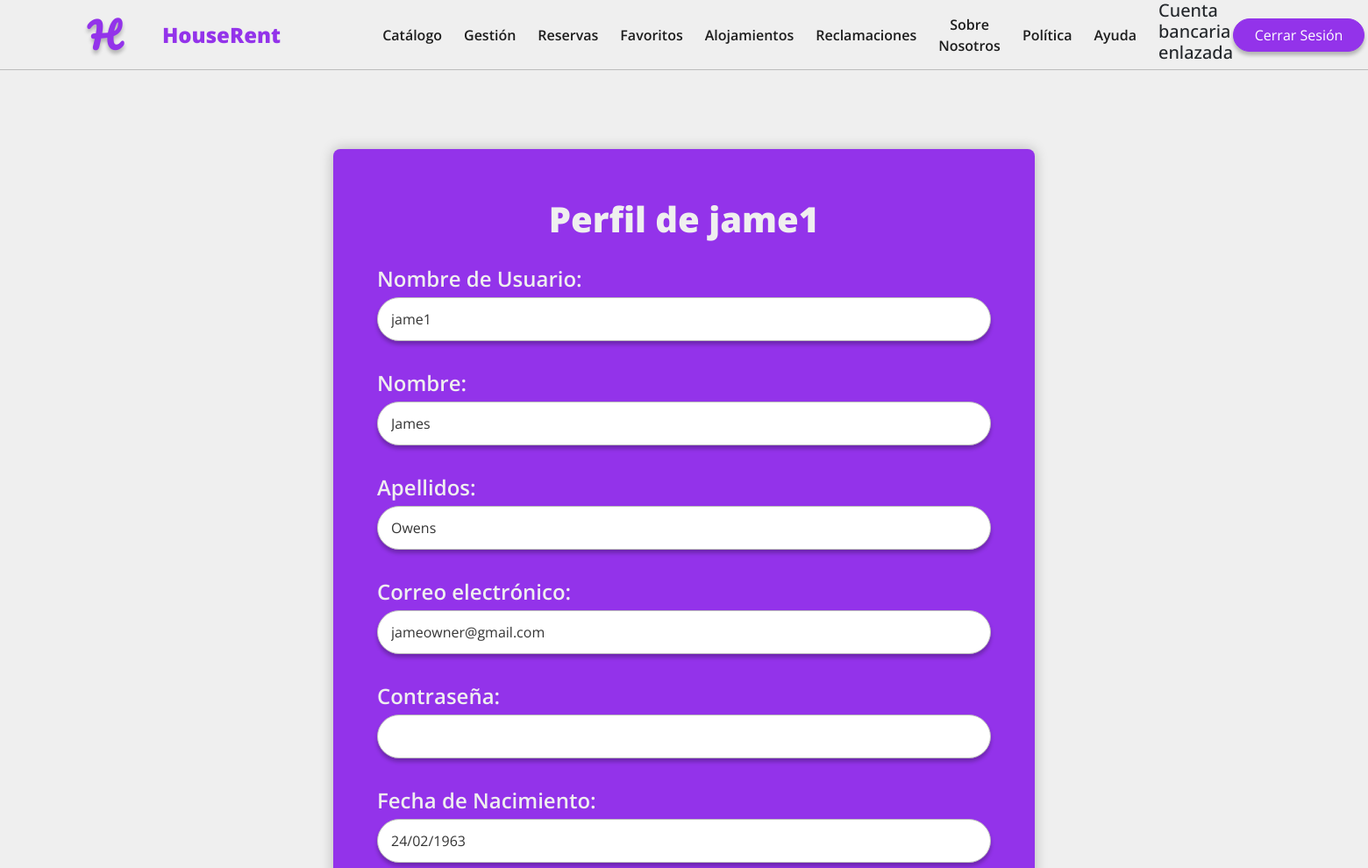
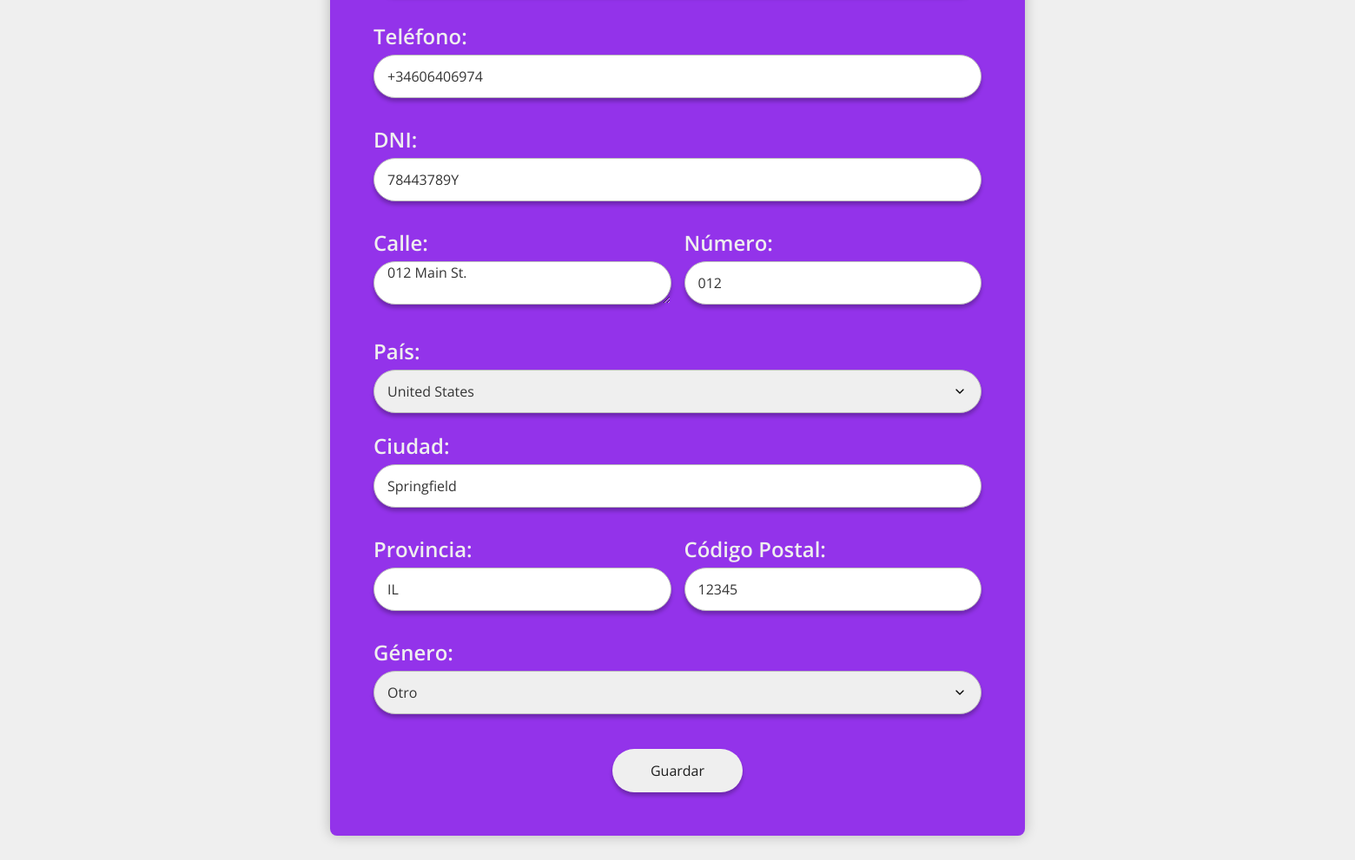
/profile/ (signed in), run on the app's committed database (2 pictures, top to bottom).
### apps/core/models.py (models this page shows, shortened)
class CustomUser(AbstractUser):
    first_name = models.CharField(max_length=150, blank=False, null=False)
    last_name = models.CharField(max_length=150, blank=False, null=False)
    username = models.CharField(
        max_length=150,
        unique=True,
        null=True,
        blank=True,
    )
    birth_date = models.DateField(blank=False, null=False)
    phone = PhoneNumberField(blank=False, null=False)
    address = models.ForeignKey(Address, on_delete=models.CASCADE, blank=False, null=True)
    dni = models.CharField(
        max_length=9,
        unique=True,
        blank=False,
        null=False,
        validators=[
            RegexValidator(
                regex='^\d{8}[a-zA-Z]$',
                message='Introducza un DNI válido',
                code='invalid_dni'
                )
            ])
    gender = models.CharField(max_length=16, choices=Gender.choices(), blank=False, null=False)
    request = models.CharField(max_length=16, choices=Request.choices(), default=Request.NOT_REQUESTED)
    stripe_id=models.CharField(max_length=40, blank=True,unique=True, null=True)
    class Meta:
        verbose_name = "Usuario"
        verbose_name_plural = "Usuarios"
        indexes = [
            models.Index(fields=['dni']),
            models.Index(fields=['phone']),
        ]

class Address(models.Model):
    street_number = models.CharField(max_length=8, blank=False, null=False)
    address_line = models.TextField(blank=False, null=False)
    city = models.CharField(max_length=256, blank=False, null=False)
    region = models.CharField(max_length=256, blank=False, null=False)
    country = CountryField(blank_label='(seleccionar país)', blank=False, null=False)
    postal_code = models.CharField(max_length=16, blank=False, null=False)
    class Meta:
        verbose_name = "Dirección"
        verbose_name_plural = "Direcciones"
        indexes = [
            models.Index(fields=['city']),
            models.Index(fields=['region']),
            models.Index(fields=['postal_code'])
        ]

### apps/core/views.py (the view, shortened to what this page needs)
# urls.py: path('profile/',views.ProfileView.as_view(),name='profile'),
@method_decorator(login_required, name='dispatch')
class ProfileView(View):
    def get_template(self):
        return 'core/profile.html'
    def get(self, request, *args, **kwargs):
        user = get_object_or_404(CustomUser, pk=request.user.id)
        customUserForm = CustomUserForm(instance=user)
        addressForm = AddressForm(instance=user.address)
        context = {
            'user_form': customUserForm,
            'address_form': addressForm,
        }
        return render(self.request, self.get_template(), context)

### apps/core/forms.py
class CustomUserForm(forms.ModelForm):
    phone = PhoneNumberField(widget=PhoneNumberPrefixWidget(attrs={'class': 'input'}, initial='ES'))
    password = forms.CharField(
        widget=forms.PasswordInput(attrs={'class': 'input'}),
        required=True,
        label='Password'
    )
    class Meta:
        model = CustomUser
        fields = ['username', 'email', 'first_name', 'last_name', 'birth_date', 'phone', 'dni', 'gender']
    def __init__(self, *args, **kwargs):
        super(CustomUserForm, self).__init__(*args, **kwargs)
        for fieldname, field in self.fields.items():
            field.widget.attrs.update({'class': 'input'})

class AddressForm(forms.ModelForm):
    country = CountryField().formfield(widget=forms.Select(attrs={'class': 'input'}))
    class Meta:
        model = Address
        fields = ['street_number', 'address_line', 'country', 'region', 'city', 'postal_code']
    def __init__(self, *args, **kwargs):
        super(AddressForm, self).__init__(*args, **kwargs)
        for fieldname, field in self.fields.items():
            field.widget.attrs.update({'class': 'input'})

### templates/core/profile.html (shortened to what this page needs)
{% extends 'base_generic.html' %}
{% load static %}
{% block content %}
<div class="profile">
    <section class="contenedor">
        <header>Perfil de {{ user.username }}</header>
        <form method="post" action="{% url 'profile' %}" class="formulario">
            <div class="entrada">
                <label for="username">Nombre de Usuario:</label>
                {{ user_form.username }}
            </div>
            <div class="entrada">
                <label for="first_name">Nombre:</label>
                {{ user_form.first_name }}
            </div>
            <div class="entrada">
                <label for="last_name">Apellidos:</label>
                {{ user_form.last_name }}
            </div>
            <div class="entrada">
                <label for="email">Correo electrónico:</label>
                {{ user_form.email }}
            </div>
            <div class="entrada">
                <label for="password">Contraseña:</label>
                {{ user_form.password }}
            </div>
            <div class="entrada">
                <label for="birth_date">Fecha de Nacimiento:</label>
                {{ user_form.birth_date }}
            </div>
            <div class="entrada">
                <label for="phone">Teléfono:</label>
                {{ user_form.phone }}
            </div>
            <div class="entrada">
                <label for="dni">DNI:</label>
                {{ user_form.dni }}
            </div>
            <div class="columna">
                <div class="entrada">
                    <label for="address_line">Calle:</label>
                    {{ address_form.address_line }}
                </div>
                <div class="entrada">
                    <label for="street_number">Número:</label>
                    {{ address_form.street_number }}
                </div>
            </div>
            <div class="entrada">
                <label for="country">País:</label>
                {{ address_form.country }}
            </div>
            <div class="entrada">
                <label for="city">Ciudad:</label>
                {{ address_form.city }}
            </div>
            <div class="columna">
                <div class="entrada">
                    <label for="region">Provincia:</label>
                    {{ address_form.region }}
                </div>
                <div class="entrada">
                    <label for="postal_code">Código Postal:</label>
                    {{ address_form.postal_code }}
                </div>
            </div>
            <div class="columna">
                <div class="entrada">
                <label for="gender">Género:</label>
                {{user_form.gender}}
                </div>
            </div>
            <div class="d-flex justify-content-center">
                <button type="submit" class="btn btn-secondary">Guardar</button>
            </div>
        </form>
    </section>
</div>
{% endblock %}

### static/css/var.css (style rules this page uses)
:root { --c1: #EFEFEF; --c2: #BCBCBC; --c3: #343434; --c4: #1D1D1D; --c5: #9333EA; --c6: #9e1d1d; --f1: 2.5rem; --f2: 1.5rem; --f3: 1rem; --f4: 0.8rem; --f5: 0.6rem; --w1: 800; --w2: 600; --w3: 400; --navbar-altura: 80px; --content-padding: 50px; }

### static/css/navbar.css (style rules this page uses)
* { margin: 0; padding: 0; box-sizing: border-box; font-family: 'Open Sans', sans-serif !important; }
body { background-color: var(--c1) !important; }
.btn-secondary { background-color: var(--c1) !important; border-color: var(--c4) !important; color: var(--c4) !important; border-radius: 30px !important; box-shadow: 0px 4px 4px 0px rgba(0, 0, 0, 0.25) !important; font-size: var(--f3) !important; font-weight: var(--w3) !important; width: fit-content !important; min-width: 150px !important; height: 50px !important; }
.input { border-radius: 30px !important; box-shadow: 0px 4px 4px 0px rgba(0, 0, 0, 0.25); min-height: 50px; height: 50px; padding: 0 15px !important; color: var(--c3) !important; margin: 0 0 10px 0 !important; width: 100%; border: 1px solid var(--c2) !important; }
select { display: block; appearance: none; background-repeat: no-repeat; background-position: right 1rem center; background-size: 1em; }
.contenedor { position: relative; max-width: 700px; width: 100%; background: var(--c5); padding: 25px 100px 25px 100px; border-radius: 30px; color: var(--c1) !important; box-shadow: 0px 4px 4px 0px rgba(0, 0, 0, 0.25); }
.entrada label { font-size: var(--f2); font-weight: var(--w2); width: 100% !important; margin-bottom: 3px; }

### static/css/form.css (style rules this page uses)
.contenedor { margin: 40px auto 0; max-width: 800px; width: 80%; padding: 50px; border-radius: 8px; box-shadow: 0 0 15px rgb(0,0,0,0.235); }
.contenedor header { font-size: var(--f1); font-weight: 800; text-align: center; }
.formulario .entrada { width: 100%; margin-top: 20px; }
.formulario :where(.entrada input, .caja-select) { position: relative; height: 50px; width: 100%; outline: none; font-size: 1rem; color: rgb(107, 107, 107); margin-top: 8px; border: 1px solid #ddd; border-radius: 6px; padding: 0 15px; }
.formulario .columna { display: flex; column-gap: 15px; }
.formulario button { height: 55px; width: 100%; color: #fff; font-size: 1rem; font-weight: 400; margin-top: 30px; border: none; cursor: pointer; transition: all 0.2s ease; background: #9D4EDD; }

### static/css/profile.css (style rules this page uses)
.profile { background-color: var(--c1); width: 100%; height: 100%; padding: 50px; display: flex; flex-direction: column; align-items: center; }

### data on the page
CustomUser: username "jame1", first_name "James", last_name "Owens", email "jameowner@gmail.com", birth_date "24/02/1963", phone "+34606406974", dni "78443789Y", gender "Otro"
Address: address_line "012 Main St.", street_number "012", country "United States", city "Springfield", region "IL", postal_code "12345"
